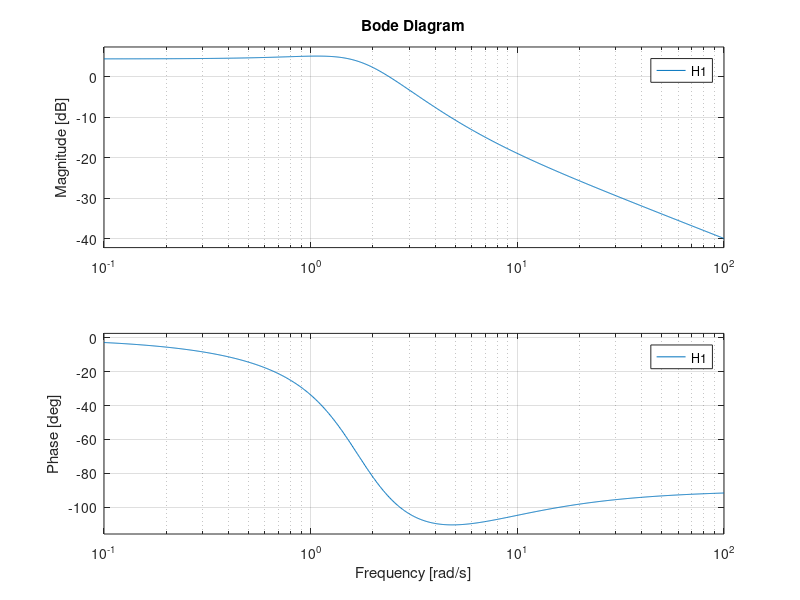
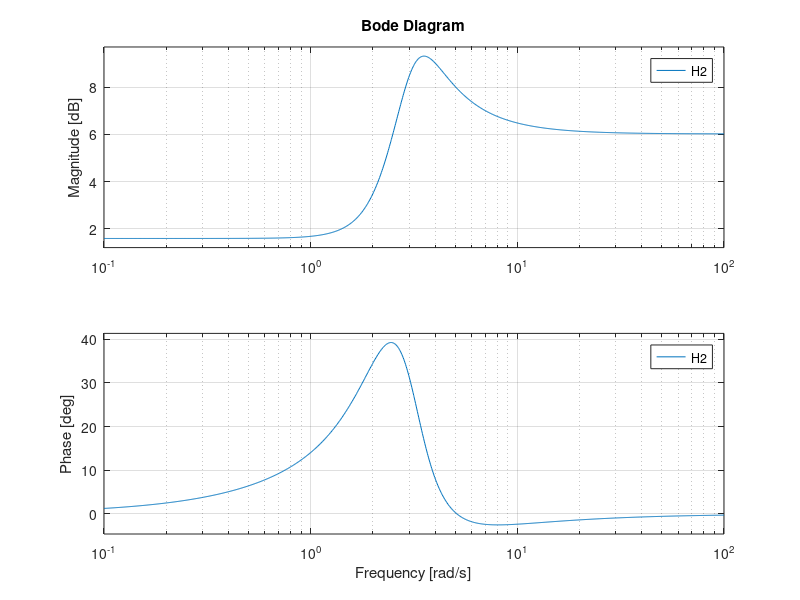
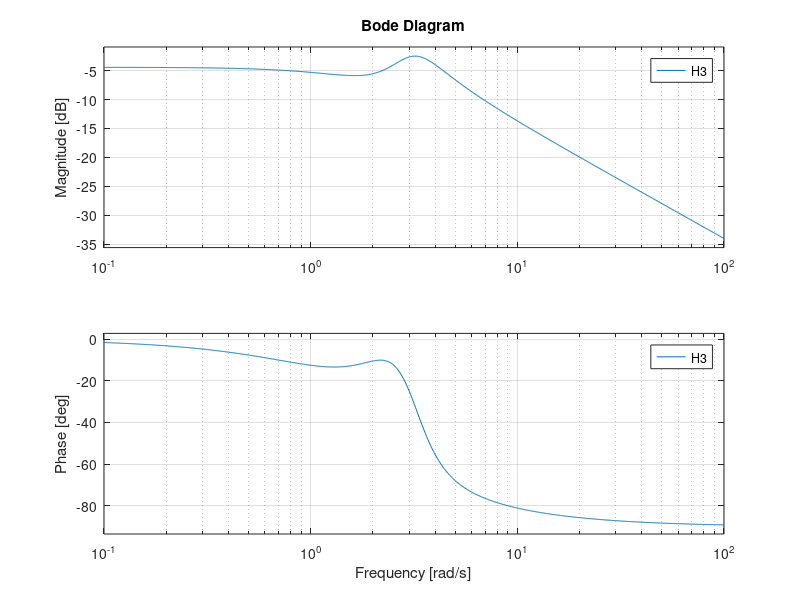

These charts were generated, in order, by the following MATLAB code:
clear all;

%1
figure;
b1 = [1 5]; % Numerator coefficients
a1 = [1 2 3]; % Demoninator coefficients
H1 = tf(b1,a1);
bode(H1);

%2
figure;
b2 = [2 5 12]; % Numerator coefficients
a2 = [1 2 10]; % Demoninator coefficients
H2 = tf(b2,a2);
bode(H2);

%3
figure;
b3 = [2 5 12]; % Numerator coefficients
a3 = [1 4 14 20]; % Demoninator coefficients
H3 = tf(b3,a3);
bode(H3);